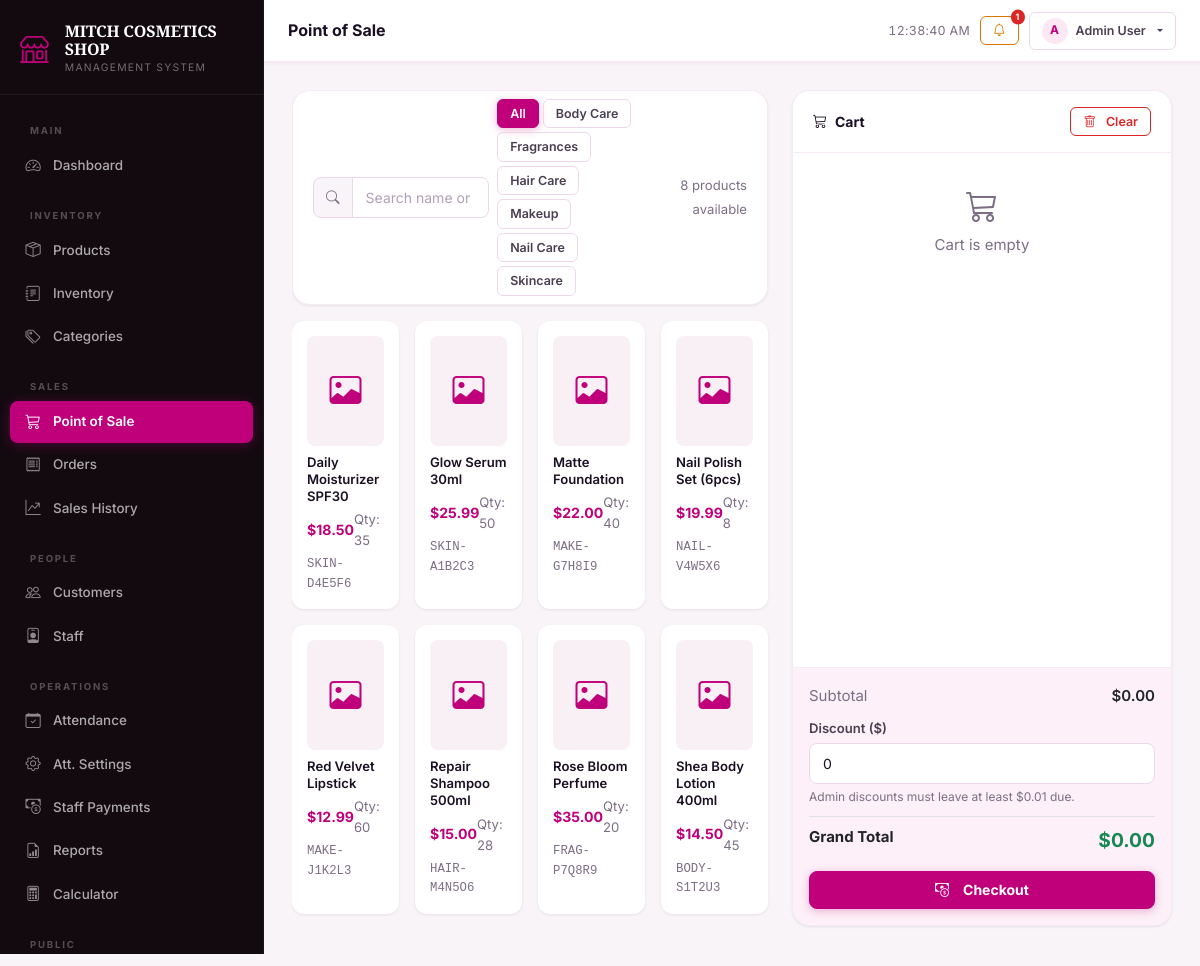
The app's page /pos.php (signed in) with its own data.
### tables this page shows
CREATE TABLE IF NOT EXISTS `categories` (
  `id`          INT UNSIGNED NOT NULL AUTO_INCREMENT,
  `name`        VARCHAR(100) NOT NULL,
  `description` TEXT                  DEFAULT NULL,
  `created_at`  DATETIME     NOT NULL DEFAULT CURRENT_TIMESTAMP,
  PRIMARY KEY (`id`),
  UNIQUE KEY `uq_categories_name` (`name`)
);

CREATE TABLE IF NOT EXISTS `products` (
  `id`                  INT UNSIGNED    NOT NULL AUTO_INCREMENT,
  `category_id`         INT UNSIGNED             DEFAULT NULL,
  `name`                VARCHAR(200)    NOT NULL,
  `sku`                 VARCHAR(50)     NOT NULL,
  `description`         TEXT                     DEFAULT NULL,
  `price`               DECIMAL(10,2)   NOT NULL DEFAULT '0.00',
  `cost_price`          DECIMAL(10,2)   NOT NULL DEFAULT '0.00',
  `quantity`            INT             NOT NULL DEFAULT 0,
  `low_stock_threshold` INT             NOT NULL DEFAULT 0
                        COMMENT '0 = use system default APP_LOW_STOCK_THRESHOLD',
  `image`               VARCHAR(255)             DEFAULT NULL,
  `video`               VARCHAR(255)             DEFAULT NULL,
  `status`              ENUM('active','inactive') NOT NULL DEFAULT 'active',
  `created_at`          DATETIME        NOT NULL DEFAULT CURRENT_TIMESTAMP,
  `updated_at`          DATETIME        NOT NULL DEFAULT CURRENT_TIMESTAMP ON UPDATE CURRENT_TIMESTAMP,
  PRIMARY KEY (`id`),
  UNIQUE KEY `uq_products_sku` (`sku`),
  KEY `fk_products_category` (`category_id`),
  KEY `idx_products_quantity` (`quantity`),
  CONSTRAINT `fk_products_category`
    FOREIGN KEY (`category_id`) REFERENCES `categories` (`id`) ON DELETE SET NULL
);

### session.php (called while the page is built, shortened)
<?php
function hasRole(string $role): bool {
    return isset($_SESSION['role']) && $_SESSION['role'] === $role;
}
function isAdmin():    bool { return hasRole('admin');    }
function sanitize(string $value): string {
    return htmlspecialchars(strip_tags(trim($value)), ENT_QUOTES, 'UTF-8');
}

### functions.php (called while the page is built, shortened)
<?php
require_once __DIR__ . '/db.php';
require_once __DIR__ . '/session.php';
function money(float $amount): string {
    return APP_CURRENCY . number_format($amount, 2);
}
function productImageFile(?string $filename): ?array {
    $filename = trim((string)$filename);
    $path = rtrim(UPLOAD_PATH, '/\\') . DIRECTORY_SEPARATOR . $filename;
    if (!is_file($path)) {
        return null;
    }
    $info = new finfo(FILEINFO_MIME_TYPE);
    $mime = $info->file($path);
    return ['path' => $path, 'mime' => $mime, 'filename' => $filename];
}
function productImageUrl(?string $filename): ?string {
    $image = productImageFile($filename);
    if ($image === null) {
        return null;
    }
    $version = filemtime($image['path']);
    return BASE_URL . '/product-image.php?image=' . rawurlencode($image['filename'])
         . '&v=' . ($version !== false ? $version : time());
}

### pos.php (the view, shortened to what this page needs)
<?php
require_once __DIR__ . '/../includes/functions.php';
$db = getDB();
$catFilter  = (int) ($_GET['cat'] ?? 0);
$search     = sanitize($_GET['q'] ?? '');
$where  = "p.status = 'active' AND p.quantity > 0";
$params = [];
$pStmt = $db->prepare("
    SELECT p.*, c.name AS category
    FROM   products    p
    LEFT JOIN categories c ON c.id = p.category_id
    WHERE  $where
    ORDER  BY p.name
");
$pStmt->execute($params);
$products   = $pStmt->fetchAll();
$categories = $db->query("SELECT * FROM categories ORDER BY name")->fetchAll();
include __DIR__ . '/../includes/header.php';
?>
<div class="pos-wrapper">
  <div class="pos-products">
    <div class="card mb-3">
      <div class="card-body py-2">
        <div class="row g-2 align-items-center">
          <div class="col-md-5">
            <div class="input-group">
              <span class="input-group-text"><i class="bi bi-search"></i></span>
              <input type="text" id="posSearchInput" class="form-control"
                     placeholder="Search name or scan barcode / SKU…"
                     oninput="posSearch(this.value)"
                     value="<?= htmlspecialchars($search) ?>">
            </div>
          </div>
          <div class="col-md-4">
            <div class="d-flex flex-wrap gap-1">
              <a href="<?= BASE_URL ?>/staff/pos.php"
                 class="btn btn-sm <?= !$catFilter ? 'btn-primary' : 'btn-outline-secondary' ?>">All</a>
              <?php foreach ($categories as $cat): ?>
              <a href="<?= BASE_URL ?>/staff/pos.php?cat=<?= (int) $cat['id'] ?>"
                 class="btn btn-sm <?= $catFilter === (int) $cat['id'] ? 'btn-primary' : 'btn-outline-secondary' ?>">
                <?= htmlspecialchars($cat['name']) ?>
              </a>
              <?php endforeach; ?>
            </div>
          </div>
          <div class="col-md-3 text-end">
            <small class="text-muted"><?= count($products) ?> products available</small>
          </div>
        </div>
      </div>
    </div>
    <div class="row g-3" id="posProductsGrid">
      <?php foreach ($products as $p):
        $pJson = json_encode([
            'id'       => (int)$p['id'],
            'name'     => $p['name'],
            'sku'      => $p['sku'],
            'price'    => $p['price'],
            'quantity' => (int)$p['quantity'],
        ], JSON_HEX_TAG | JSON_HEX_APOS | JSON_HEX_QUOT | JSON_HEX_AMP);
      ?>
      <div class="col-6 col-md-4 col-xl-3 pos-product-col">
        <div class="pos-product-card"
             data-name="<?= htmlspecialchars($p['name']) ?>"
             data-sku="<?= htmlspecialchars($p['sku']) ?>"
             onclick='cartAddFromJson(<?= $pJson ?>)'>
          <?php $productImageUrl = productImageUrl($p['image'] ?? null); ?>
          <?php if ($productImageUrl): ?>
            <img src="<?= htmlspecialchars($productImageUrl) ?>"
                 alt="<?= htmlspecialchars($p['name']) ?>"
                 onerror="this.style.display='none'">
          <?php else: ?>
            <div style="height:110px;background:#f8f0f5;border-radius:8px;
                        display:flex;align-items:center;justify-content:center;color:#c0007a">
              <i class="bi bi-image" style="font-size:2rem"></i>
            </div>
          <?php endif; ?>
          <div class="product-name"><?= htmlspecialchars($p['name']) ?></div>
          <div class="d-flex justify-content-between align-items-center mt-1">
            <span class="product-price"><?= money($p['price']) ?></span>
            <small class="text-muted">Qty: <?= (int) $p['quantity'] ?></small>
          </div>
          <small class="text-muted font-monospace d-block mt-1">
            <?= htmlspecialchars($p['sku']) ?>
          </small>
        </div>
      </div>
      <?php endforeach; ?>
    </div>
  </div>
  <div class="pos-cart">
    <div class="card h-100 d-flex flex-column">
      <div class="card-header d-flex justify-content-between align-items-center">
        <span><i class="bi bi-cart3 me-2"></i>Cart</span>
        <button class="btn btn-sm btn-outline-danger" onclick="Cart.clear()">
          <i class="bi bi-trash me-1"></i>Clear
        </button>
      </div>
      <div class="card-body pos-cart-items" id="cartItems">
        <p class="text-center text-muted py-4">
          <i class="bi bi-cart3" style="font-size:2rem"></i><br>Cart is empty
        </p>
      </div>
      <div class="card-footer p-3">
        <div class="d-flex justify-content-between mb-2">
          <span class="text-muted">Subtotal</span>
          <span id="cartSubtotal" class="fw-semibold">$0.00</span>
        </div>
        <div class="mb-2">
          <label class="form-label mb-1" style="font-size:.82rem">Discount ($)</label>
          <input type="number" id="discountInput" class="form-control form-control-sm"
                 min="0" step="0.01" value="0"
                 oninput="Cart.render(); calcChange()">
          <small class="form-text">
            <?= isAdmin() ? 'Admin discounts must leave at least $0.01 due.' : 'Staff discounts are limited to 10% of the subtotal.' ?>
          </small>
        </div>
        <div class="d-flex justify-content-between mb-3 border-top pt-2">
          <span class="fw-bold">Grand Total</span>
          <span id="cartTotal" class="fw-bold text-success" style="font-size:1.2rem">$0.00</span>
        </div>
        <button class="btn btn-primary w-100 fw-bold" onclick="openCheckout()">
          <i class="bi bi-cash-coin me-2"></i>Checkout
        </button>
      </div>
    </div>
  </div>
</div>
<?php include __DIR__ . '/../includes/footer.php'; ?>

### style.css (style rules this page uses)
:root { --primary: #c0007a; --primary-dark: #96005e; --primary-light: #e8339a; --primary-xlight: #fce8f3; --dark: #0f0a10; --dark-2: #1a0a14; --dark-3: #2d1a26; --sidebar-bg: #130a10; --bg: #f9f4f7; --surface: #ffffff; --surface-2: #fdf0f8; --border: #edd8e9; --border-light: #f5eaf3; --text: #1a1025; --text-2: #4a3f52; --text-muted: #7c6e84; --text-inv: #ffffff; --success: #059669; --success-light: #d1fae5; --warning: #d97706; --warning-light: #fef3c7; --danger: #dc2626; --danger-light: #fee2e2; --info: #0284c7; --info-light: #e0f2fe; --accent: #ffe4f3; --accent-2: #ffd6ee; --secondary: #ff6fb5; --sidebar-w: 264px; --topbar-h: 62px; --radius-sm: 8px; --radius: 12px; --radius-lg: 18px; --radius-xl: 24px; --shadow-xs: 0 1px 3px rgba(0,0,0,.08); --shadow-sm: 0 2px 8px rgba(0,0,0,.08); --shadow: 0 4px 20px rgba(192,0,122,.10); --shadow-md: 0 8px 30px rgba(192,0,122,.14); --shadow-lg: 0 20px 60px rgba(0,0,0,.18); --t-fast: all .15s ease; --t: all .25s ease; --t-slow: all .4s ease; }
*, *::before, *::after { box-sizing: border-box; }
html { scroll-behavior: smooth; }
body { font-family: 'Inter', 'Segoe UI', system-ui, sans-serif; font-size: 15px; line-height: 1.6; background: var(--bg); color: var(--text); margin: 0; overflow-x: hidden; -webkit-font-smoothing: antialiased; }
a { text-decoration: none; color: var(--primary); transition: var(--t-fast); }
.card { border: 1px solid var(--border-light); border-radius: var(--radius-lg); box-shadow: var(--shadow-xs); background: var(--surface); overflow: hidden; }
.card-header { background: var(--surface); border-bottom: 1px solid var(--border-light); font-weight: 700; font-size: .875rem; padding: 16px 20px; color: var(--text); display: flex; align-items: center; }
.card-body { padding: 20px; }
.card-footer { background: var(--surface-2); border-top: 1px solid var(--border-light); padding: 14px 20px; }
.btn { font-size: .875rem; font-weight: 600; border-radius: var(--radius-sm); padding: 8px 18px; transition: var(--t); line-height: 1.4; display: inline-flex; align-items: center; justify-content: center; gap: 6px; }
.btn-primary { background: var(--primary); border-color: var(--primary); color: #fff; box-shadow: 0 2px 10px rgba(192,0,122,.28); }
.btn-outline-secondary { color: var(--text-2); border-color: var(--border); background: transparent; }
.btn-outline-danger { color: var(--danger); border-color: var(--danger); }
.btn-sm { font-size: .78rem; padding: 5px 12px; border-radius: 6px; }
.form-label { font-weight: 600; font-size: .82rem; color: var(--text-2); margin-bottom: 5px; }
.form-control, .form-select { font-size: .875rem; border: 1.5px solid var(--border); border-radius: var(--radius-sm); padding: 9px 13px; background: var(--surface); color: var(--text); transition: var(--t-fast); }
.form-control::placeholder { color: #b0a0b8; }
.form-text { font-size: .75rem; color: var(--text-muted); margin-top: 4px; }
.input-group-text { background: var(--bg); border: 1.5px solid var(--border); color: var(--text-muted); font-size: .85rem; }
.input-group > .form-control, .input-group > .form-select { border-radius: 0; }
.input-group > :first-child { border-radius: var(--radius-sm) 0 0 var(--radius-sm) !important; }
.input-group > :last-child { border-radius: 0 var(--radius-sm) var(--radius-sm) 0 !important; }
.pos-wrapper { display: flex; gap: 20px; height: calc(100vh - var(--topbar-h) - 56px); }
.pos-products { flex: 1; overflow-y: auto; padding-right: 4px; }
.pos-cart { width: 380px; flex-shrink: 0; display: flex; flex-direction: column; }
.pos-cart-items { flex: 1; overflow-y: auto; padding: 4px 4px; }
.pos-product-card { background: var(--surface); border-radius: var(--radius); padding: 13px; cursor: pointer; transition: var(--t); border: 2px solid transparent; box-shadow: var(--shadow-xs); height: 100%; user-select: none; }
.pos-product-card .product-name { font-size: .82rem; font-weight: 600; margin-top: 8px; color: var(--text); line-height: 1.3; }
.pos-product-card .product-price { color: var(--primary); font-weight: 700; font-size: .88rem; }
.text-muted { color: var(--text-muted) !important; }
.font-monospace { font-family: 'Courier New', monospace !important; font-size: .82em; }

### records on screen
categories: name "Body Care"
categories: name "Fragrances"
categories: name "Hair Care"
categories: name "Makeup"
categories: name "Nail Care"
categories: name "Skincare"
products: name "Daily Moisturizer SPF30", price "$18.50", quantity "35", sku "SKIN-D4E5F6"
products: name "Glow Serum 30ml", price "$25.99", quantity "50", sku "SKIN-A1B2C3"
products: name "Matte Foundation", price "$22.00", quantity "40", sku "MAKE-G7H8I9"
products: name "Nail Polish Set (6pcs)", price "$19.99", quantity "8", sku "NAIL-V4W5X6"
products: name "Red Velvet Lipstick", price "$12.99", quantity "60", sku "MAKE-J1K2L3"
products: name "Repair Shampoo 500ml", price "$15.00", quantity "28", sku "HAIR-M4N5O6"
products: name "Rose Bloom Perfume", price "$35.00", quantity "20", sku "FRAG-P7Q8R9"
products: name "Shea Body Lotion 400ml", price "$14.50", quantity "45", sku "BODY-S1T2U3"

### other values on screen
APP_NAME "MITCH COSMETICS SHOP"
$pageTitle "Point of Sale"
$lowCount "1"
substr($user['name'] ?? 'U', 0, 1) "A"
$user['name'] "Admin User"
count($products) "8"
